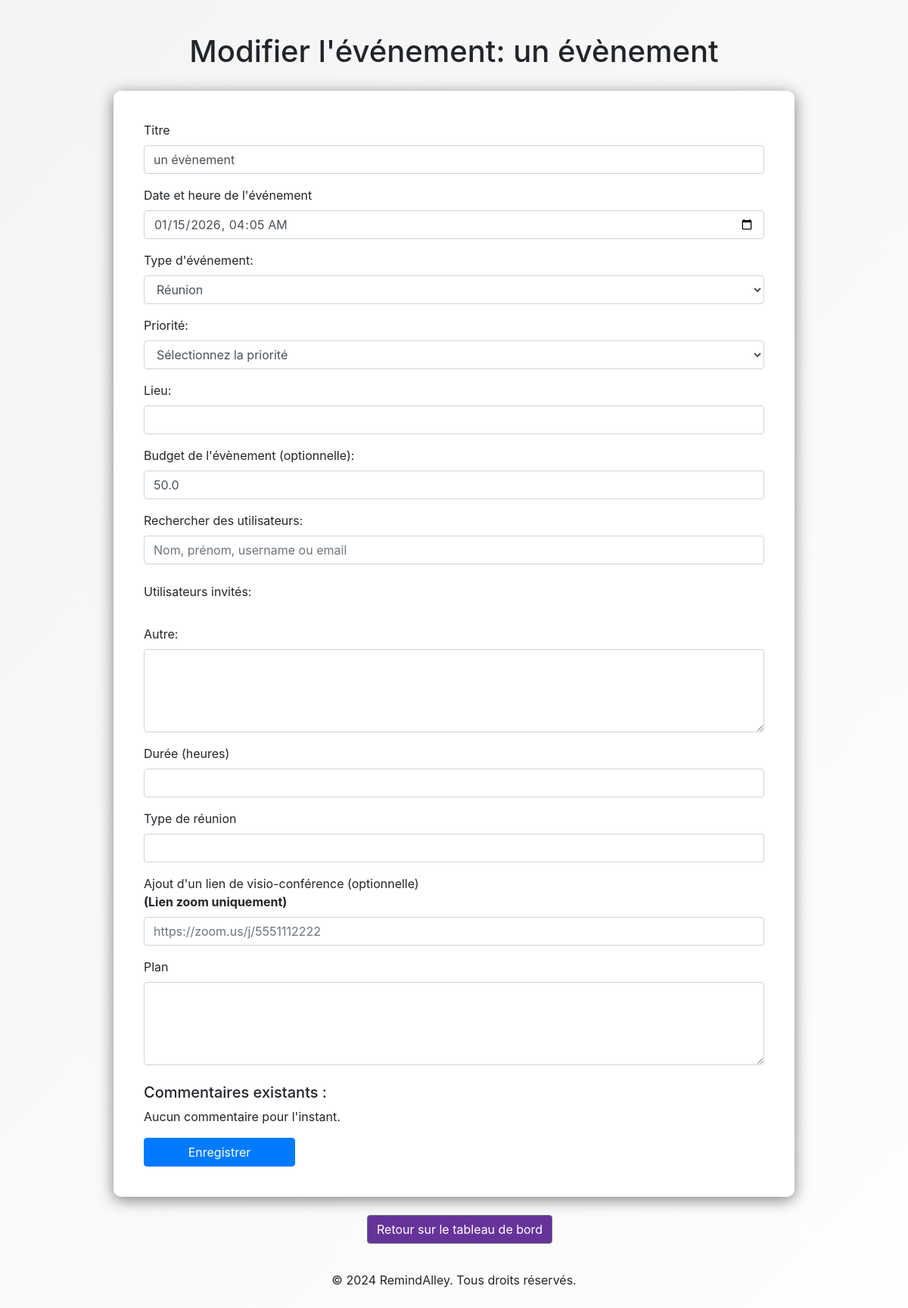
/user/edit_event/2 (signed in), run on the app's committed database.
### app/models/event.py (models this page shows)
class Event(db.Model):
    __tablename__ = 'event'
    id = db.Column(db.Integer, primary_key = True)
    title = db.Column(db.String(120), nullable=False)
    date = db.Column(db.DateTime, nullable=False)
    zoom_link = db.Column(db.String(500))
    budget = db.Column(db.Float)
    cost = db.Column(db.Float)
    description = db.Column(db.String(500))
    comments = db.Column(db.String(500))
    owner_id = db.Column(db.Integer, db.ForeignKey('user.id'), nullable=False)
    event_type = db.Column(db.String(50), nullable=False)
    priority = db.Column(db.String(50), nullable=False)
    location = db.Column(db.String(150))
    marriage_details = db.relationship('MarriageEvent', uselist=False, backref='event', cascade="all, delete-orphan")
    party_details = db.relationship('PartyEvent', uselist=False, backref='event', cascade="all, delete-orphan")
    meeting_details = db.relationship('MeetingEvent', uselist=False, backref='event', cascade="all, delete-orphan")
    festival_details = db.relationship('FestivalEvent', uselist=False, backref='event', cascade="all, delete-orphan")

### app/routes/user.py (the view, shortened to what this page needs)
@user_bp.route('/edit_event/<int:event_id>', methods=['GET', 'POST'])
def edit_event(event_id):
    event = Event.query.get_or_404(event_id)
    all_users = User.query.filter(User.id != event.owner_id).all()
    invited_user_ids = {user.id for user in event.invited_users}
    is_modifier_invited = current_user.id in invited_user_ids  # Vérifiez si le modificateur est un invité
    is_owner = current_user.id == event.owner_id
    users_to_add = set()
    users_to_remove = set()
    return render_template('edit_event.html', event=event, all_users=all_users, invited_user_ids=list(invited_user_ids), is_owner=is_owner)

### app/models/user.py (called while the page is built)
    @property
    def is_authenticated(self):
        return True

### app/templates/edit_event.html (shortened to what this page needs)
<!DOCTYPE html>
<html lang="fr">
<head>
    <link rel="stylesheet" href="{{ url_for('static', filename='css/style.css') }}">
    <link rel="stylesheet" href="{{ url_for('static', filename='css/modifyEvent.css') }}">
    <link rel="stylesheet" href="https://maxcdn.bootstrapcdn.com/bootstrap/4.5.2/css/bootstrap.min.css">
</head>
<body>
    <div class="container mt-4">
        <h1>Modifier l'événement: {{ event.title }}</h1>
        <form method="POST" id="modifEv">
            <div class="form-group">
                <label for="title">Titre</label>
                <input type="text" class="form-control" id="title" name="title" value="{{ event.title }}" {% if not is_owner %} readonly {% endif %}>
            </div>
            <div class="form-group">
                <label for="date">Date et heure de l'événement</label>
                <input
                    type="datetime-local"
                    class="form-control"
                    id="date"
                    name="date"
                    value="{{ event.date.strftime('%Y-%m-%dT%H:%M') }}"
                    required {% if not is_owner %} readonly {% endif %}>
            </div>
            <div class="form-group">
                <label for="eventType">Type d'événement:</label>
                {% if is_owner %}
                    <select id="eventType" name="event_type" class="form-control">
                        <option value="meeting" {% if event.event_type == 'meeting' %} selected {% endif %}>Réunion</option>
                    </select>
                {% else %}
                    <input type="text" class="form-control" id="eventType" value="{{ event.event_type }}" readonly>
                {% endif %}
            </div>
            <div class="form-group">
                <label for="priority">Priorité: </label>
                <select id="priority" name="priority" class="form-control" {% if not is_owner %} readonly {% endif %}>
                    <option value="">Sélectionnez la priorité</option>
                </select>
            </div>
            <div class="form-group">
                <label for="location">Lieu: </label>
                <input type="text" class="form-control" id="location" name="location" {% if not is_owner %} readonly {% endif %}>
            </div>
            <div class="form-group">
                <label for="budget">Budget de l'évènement (optionnelle): </label>
                <input type="number" class="form-control" id="budget" name="budget" value="{{ event.budget }}" {% if not is_owner %} readonly {% endif %}>
            </div>
            <div class="form-group">
                <label for="searchUsersEdit">Rechercher des utilisateurs:</label>
                <input type="text" id="searchUsersEdit" class="form-control" placeholder="Nom, prénom, username ou email" {% if not is_owner %} readonly {% endif %}>
            </div>
            <div class="form-group">
                <label>Utilisateurs invités:</label>
            </div>
            <div class="form-group">
                <label for="autre">Autre: </label>
                <textarea class="form-control" id="autre" name="autre" rows="4" {% if not is_owner %} readonly {% endif %}></textarea>
            </div>
            <div id="specificFields">
                {% if event.event_type == 'general' %}
                <div class="form-group">
                    <label for="cost">Coût par invité (optionnelle): </label>
                    <input type="number" class="form-control" id="cost" name="cost" value="{{ event.price_per_person}}" {% if not is_owner %} readonly {% endif %}>
                </div>
                <div class="form-group">
                    <label for="description">Description de l'évènement: </label>
                    <textarea class="form-control" id="description" name="description" rows="4" {% if not is_owner %} readonly {% endif %}></textarea>
                </div>
                {% elif event.event_type == 'party' %}
                <div class="form-group">
                    <label for="theme">Thématique</label>
                    <input type="text" class="form-control" id="theme" name="theme" {% if not is_owner %} readonly {% endif %}>
                </div>
                {% elif event.event_type == 'meeting' %}
                <div class="form-group">
                    <label for="duration">Durée (heures)</label>
                    <input type="number" class="form-control" id="duration" name="duration" min="0.5" step="0.5" {% if not is_owner %} readonly {% endif %}>
                </div>
                <div class="form-group">
                    <label for="meetingType">Type de réunion</label>
                    <input type="text" class="form-control" id="meetingType" name="meeting_type" {% if not is_owner %} readonly {% endif %}>
                </div>
                <div class="form-group">
                    <label for="zoom_link">Ajout d'un lien de visio-conférence (optionnelle)
                        <div class="phrase_en_gras">(Lien zoom uniquement)</div>
                    </label>
                    <input type="text" class="form-control" id="zoom_link" name="zoom_link" placeholder="https://zoom.us/j/5551112222" {% if not is_owner %} readonly {% endif %}>
                </div>
                <div class="form-group">
                    <label for="plan">Plan</label>
                    <textarea class="form-control" id="plan" name="plan" rows="4" {% if not is_owner %} readonly {% endif %}></textarea>
                </div>
                {% endif %}
            </div>
            <div class="comments-section mt-4">
                <h5>Commentaires existants :</h5>
                <ul class="list-group">
                    {% if event.comments %}
                        {% for comment in event.comments.split('\n') %}
                            <p>{{ comment }}</p>
                        {% endfor %}
                    {% else %}
                        <p>Aucun commentaire pour l'instant.</p>
                    {% endif %}
                </ul>
            </div>
            <button type="submit" class="btn btn-primary" id="modifBut">Enregistrer</button>
        </form>
        <br>
        <a href="{{ url_for('user.user_dashboard', user_id=current_user.id) }}" class="btn btn-secondary" id="ret_btn">Retour sur le tableau de bord</a>
    </div>
    <br>
    <footer class="footer_ra">
        <p>&copy; 2024 RemindAlley. Tous droits réservés.</p>
    </footer>
</body>
</html>

### app/static/css/style.css (style rules this page uses)
body { font-family: Verdana, Geneva, Tahoma, sans-serif; background: linear-gradient(135deg,#f4f4f4, #fffeff); color: #2b0a0a; height: 100vh; display: flex; flex-direction: column; text-align: center; justify-content: flex-start; align-items: center; padding: 10px; padding-top: 100px; margin: 0; overflow: auto; }
form { background: #ffffff; padding: 40px 40px; border-radius: 10px; box-shadow: 0px 4px 20px rgba(0, 0, 0, 0.5); max-width: 400px; width: 100%; margin: 0 auto; }
input { width: 70%; padding: 12px; margin: 10px 0; border: 1px solid #ced4da; border-radius: 5px; font-size: 1em; }
button { width: 50%; padding: 12px; color: white; border: none; border-radius: 5px; cursor: pointer; font-size: 1em; margin: 20px auto 0 auto; transition: background-color 0.3s ease; display: block; }
.phrase_en_gras { font-weight: bolder; }

### app/static/css/modifyEvent.css (style rules this page uses)
body { font-family: Verdana, Geneva, Tahoma, sans-serif; background: linear-gradient(135deg,#f4f4f4, #fffeff); color: #2b0a0a; height: 100vh; display: flex; flex-direction: column; text-align: center; padding: 10px; overflow: hidden; margin: 0; padding: 0; }
h1 { margin-top: 100px; text-align: center; padding-bottom: 20px; }
.container { margin-top: 50px; max-height: 90vh; overflow-y: auto; padding: 20px; border-radius: 8px; }
.btn { width: fit-content; }
#ret_btn { background-color: rebeccapurple; position: relative; left: 440px; }
#modifEv { max-width: 900px; }
#modifBut { width: 200px; }

### data on the page
Event: title "un évènement", date "01/15/2026 04:05", event_type "Réunion", budget "50.0"
